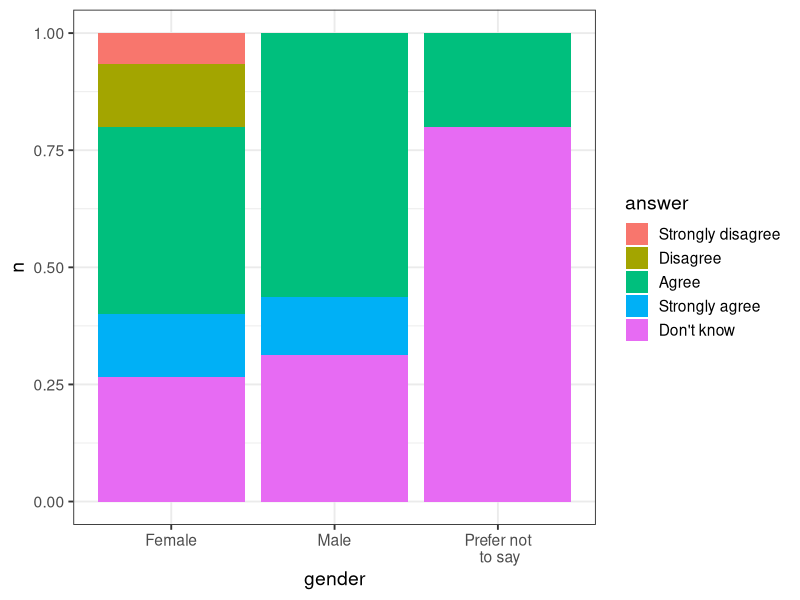
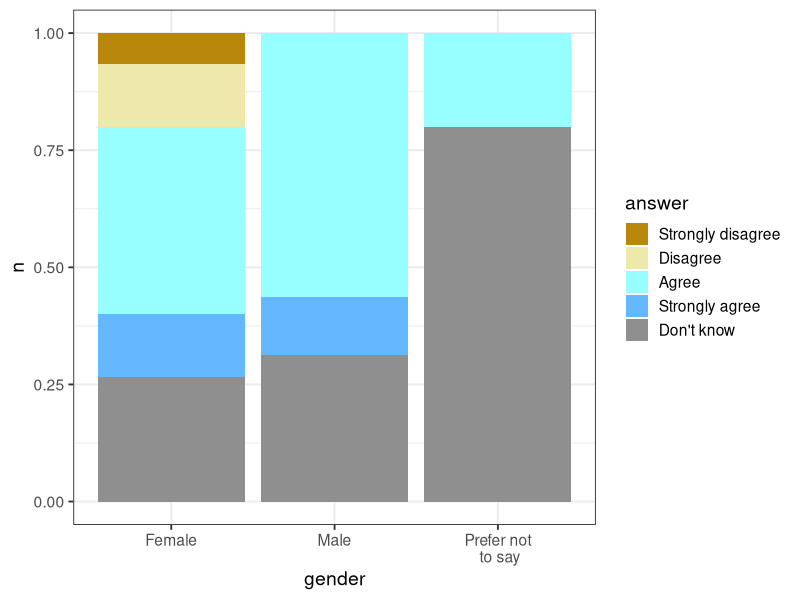
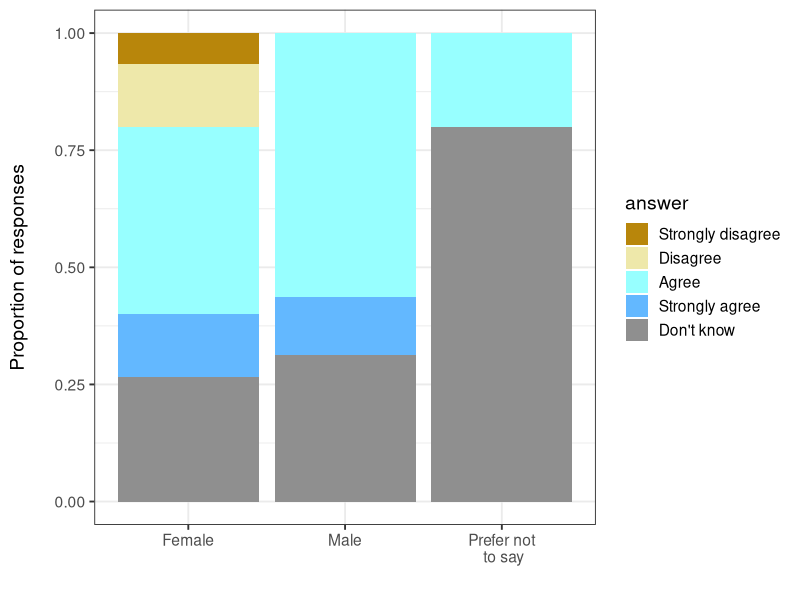
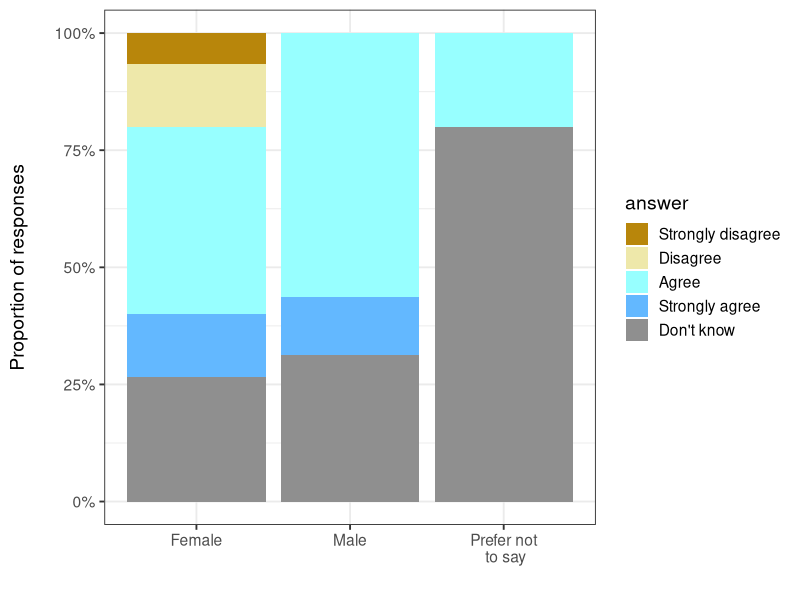
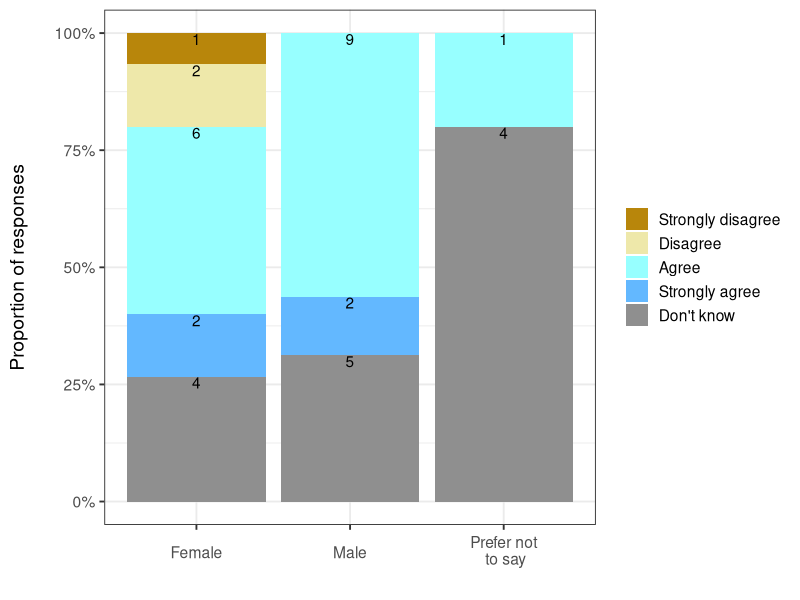
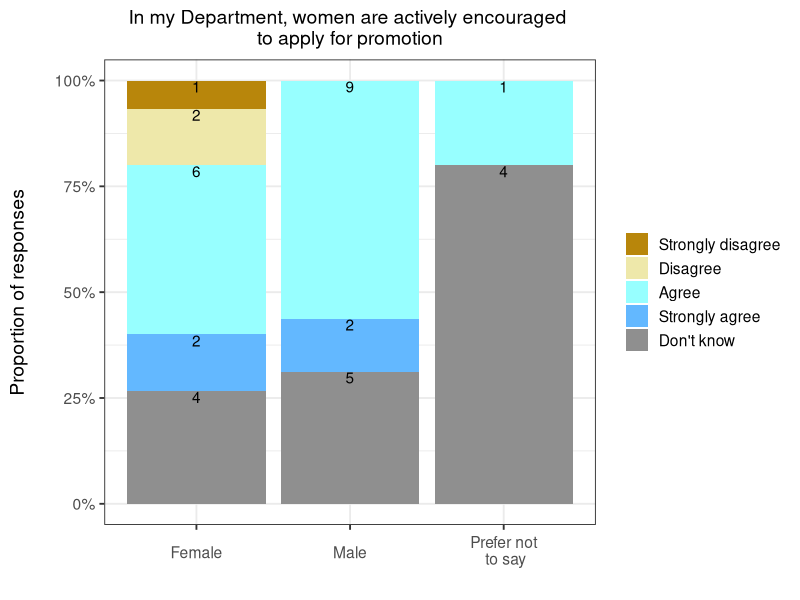
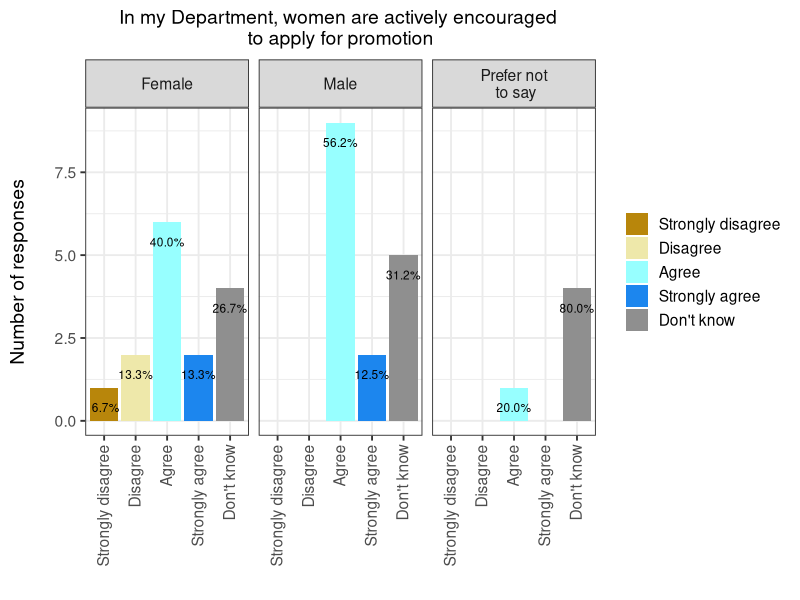
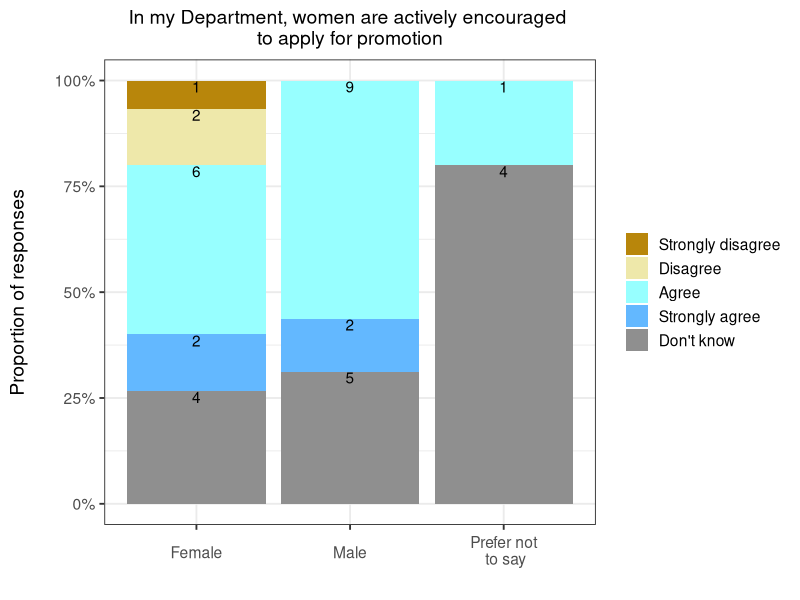

Write R code to recreate these figures, in order.
library(tidyverse)
library(dplyr)
library(scales)

# Visualisation of survey repsonses/likert scales/perception responses

# Data are usually in the form of 'Strongly agree, Agree, Disagree, Strongly disagree, Don't know'
# This kind of data might be found in attitudinal surveys, language testing, perception responses
# Could be something like 
# 'How similar do you find the speakers in these extracts?' 
# 'How posh does this speaker sound?'
# 'How intelligible is this extract?' etc etc

# Data are not the same as a formant/VOT plot (continuous) and not quite the same as t or d deletion (2 categories)

# Demo with data from the department's Athena Swan staff survey (yay...)
# Format: Long survey with mainly likert style responses to statements about gender in the department
# e.g. 'My department actively encourages women to apply for promotion'

# There are a few options for visualisation
# I wanted to show the responses for different genders separately
# i.e. it is interesting to know whether women think women are encouraged to apply for promotion and whether men think women are encouraged to apply for promotion
# Then we can say things like '50% of women think they are actively encouraged to apply for promotion but 75% of mean think women are actively encouraged to apply for promotion'.
# You might want to split your perception responses by gender, location, social class, age etc etc

# Final product: two options (see graphs)
# Option 1: Proportion of responses on the x axis - easy comparison across genders and survey questions
# Includes number of respones on each bit of each bar
# Option 2: Number of responses on the x axis - perhaps more transparency about number of responses in each case
# Includes percentage of that gender's responses in each bar

# Data format for this demo
# Q8 contains answers to the statement 'In my department, women are actively encouraged to apply for promotion'
# Q66 asked participants about their gender

# change to wherever you're working
setwd("/Users/clairenance/Dropbox/Lancaster/Training/R book/Chapter 4/Claire_demo/")

# read in data
data <- read.csv("Q8.csv")

# what does it look like?
# responses exported as numbers
# view(data)

# we need to convert the numbers into text to make them meaningful
# 'select' allows just working with one bit of the dataframe
likert <- data %>%
  select(Q8)
gender <- data %>%
  select(Q66)

# convert likert responses into text
likert[likert == 1] = "Strongly disagree"
likert[likert == 2] = "Disagree"
likert[likert == 3] = "Agree"
likert[likert == 4] = "Strongly agree"
likert[likert == 5] = "Don't know"

# convert gender responses into text
gender[gender == 1] = "Female"
gender[gender == 2] = "Male"
gender[gender == 3] = "Non-binary"
gender[gender == 4] = "Another gender"
gender[gender == 5] = "Prefer not\n to say"

# put the dataframe back together
all <- bind_cols(likert, gender)

# change the column name containing gender information to something sensible instead of the question number
colnames(all)[2] <- 'gender'

# what we need now is to know the number of females who replied 'Agree', the number of males who answered 'Agree' etc etc
# this code gives us the number of responses according to gender for each question
all_gender <- all %>%
  pivot_longer(cols = !gender, 
               names_to = "question",
               values_to = "answer") %>%
  group_by(question, answer, gender) %>%
  count()

# relevel answers so they appear in the order which makes most sense rather than alphabetical
all_gender$answer <- fct_relevel(all_gender$answer, "Strongly disagree", "Disagree", "Agree", "Strongly agree", "Don't know")

# theme for plots
# give a consistent appearance to all plots
# reduce the code you write in each plot
theme_set(theme_bw(base_size = 14))
# specific for these plots
text <- theme(legend.title = element_blank(), 
              plot.title = element_text(size = 14, hjust = 0.5),
              axis.text.x = element_text(vjust = 0.4))

# Option 1 ####

# Q8 In my Department, women are actively encouraged to apply for promotion 
all_gender %>%
  ggplot(aes(x = gender, y = n, fill = answer)) +
  geom_bar(stat = 'identity', position = 'fill')

# change colours manually
all_gender %>%
  ggplot(aes(x = gender, y = n, fill = answer)) +
  geom_bar(stat = 'identity', position = 'fill') +
  scale_fill_manual(values = c("darkgoldenrod", "palegoldenrod", "darkslategray1", "steelblue1", "grey56"))

# change text on x and y axes
# I added a blank x axis as gender was self explanatory
all_gender %>%
  ggplot(aes(x = gender, y = n, fill = answer)) +
  geom_bar(stat = 'identity', position = 'fill') +
  scale_fill_manual(values = c("darkgoldenrod", "palegoldenrod", "darkslategray1", "steelblue1", "grey56")) +
  ylab("Proportion of responses\n") +
  xlab("") 

# change y axis labels to percentages
all_gender %>%
  ggplot(aes(x = gender, y = n, fill = answer)) +
  geom_bar(stat = 'identity', position = 'fill') +
  scale_fill_manual(values = c("darkgoldenrod", "palegoldenrod", "darkslategray1", "steelblue1", "grey56")) +
  ylab("Proportion of responses\n") +
  xlab("") + 
  scale_y_continuous(labels = scales::percent)
  
# add in the number of responses to each option on each bar and our font size etc theme from earlier
all_gender %>%
  ggplot(aes(x = gender, y = n, fill = answer)) +
  geom_bar(stat = 'identity', position = 'fill') +
  scale_fill_manual(values = c("darkgoldenrod", "palegoldenrod", "darkslategray1", "steelblue1", "grey56")) +
  ylab("Proportion of responses\n") +
  xlab("") + 
  scale_y_continuous(labels = scales::percent) + 
  geom_text(aes(label = n, vjust = 1), position = position_fill()) + 
  text

# add title
all_gender %>%
  ggplot(aes(x = gender, y = n, fill = answer)) +
  geom_bar(stat = 'identity', position = 'fill') +
  scale_fill_manual(values = c("darkgoldenrod", "palegoldenrod", "darkslategray1", "steelblue1", "grey56")) +
  ylab("Proportion of responses\n") +
  xlab("") + 
  scale_y_continuous(labels = scales::percent) + 
  geom_text(aes(label = n, vjust = 1), position = position_fill()) + 
  text + 
  ggtitle("In my Department, women are actively encouraged \nto apply for promotion")

# save
ggsave("Q8_1.pdf", width = 7, height = 4)



# Option 2 ####

# work out number of responses as a percentage of total respondents of each gender

# get number of respondents of each gender from the whole survey
fem <- subset(all, all$gender == "Female")
response_f <- nrow(fem)
mal <- subset(all, all$gender == "Male")
response_m <- nrow(mal)
prefer <- subset(all, all$gender == "Prefer not\n to say")
response_pns <- nrow(prefer)

# separate out the data from each gender so we can calculate percentages
f <- all_gender %>%
  filter(gender == "Female")
m <- all_gender %>%
  filter(gender == "Male")
pns <- all_gender %>%
  filter(gender == "Prefer not\n to say")

# calculate percentages for each gender group
f$percent <- f$n/response_f *100
m$percent <- m$n/response_m *100
pns$percent <- pns$n/response_pns *100

# round numbers to make them look pretty
f$percent <- format(round(f$percent, 1), nsmall = 1)
m$percent <- format(round(m$percent, 1), nsmall = 1)
pns$percent <- format(round(pns$percent, 1), nsmall = 1)

# put everything together again
gender2 <- bind_rows(f, m, pns)

# theme for these plots (include angle = 90)
text <- theme(legend.title = element_blank(), 
              plot.title = element_text(size = 14, hjust = 0.5),
              axis.text.x = element_text(angle = 90, vjust = 0.4, hjust=1))

# set the y axis to be the maximum reponse value for any gender response combination (so it is consistent across all plots in the survey)
y_max <- max(all_gender$n)

# let's graph it
gender2 %>%
  ggplot(aes(x = answer, y = n, fill = answer)) +
  geom_bar(stat = 'identity') +
  scale_fill_manual(values = c("darkgoldenrod", "palegoldenrod", "darkslategray1", "dodgerblue2", "grey56")) +
  ylab("Number of responses\n") +
  xlab("") + 
  geom_text(aes(x = answer, 
                y = n-0.6, label = paste0(percent,"%")), 
            size = 3) +
  text +
  ggtitle("In my Department, women are actively encouraged \nto apply for promotion") +
  ylim(0,y_max) +
  facet_wrap(~ gender)

# save
ggsave("Q8_2.pdf", width = 9.5, height = 4)
